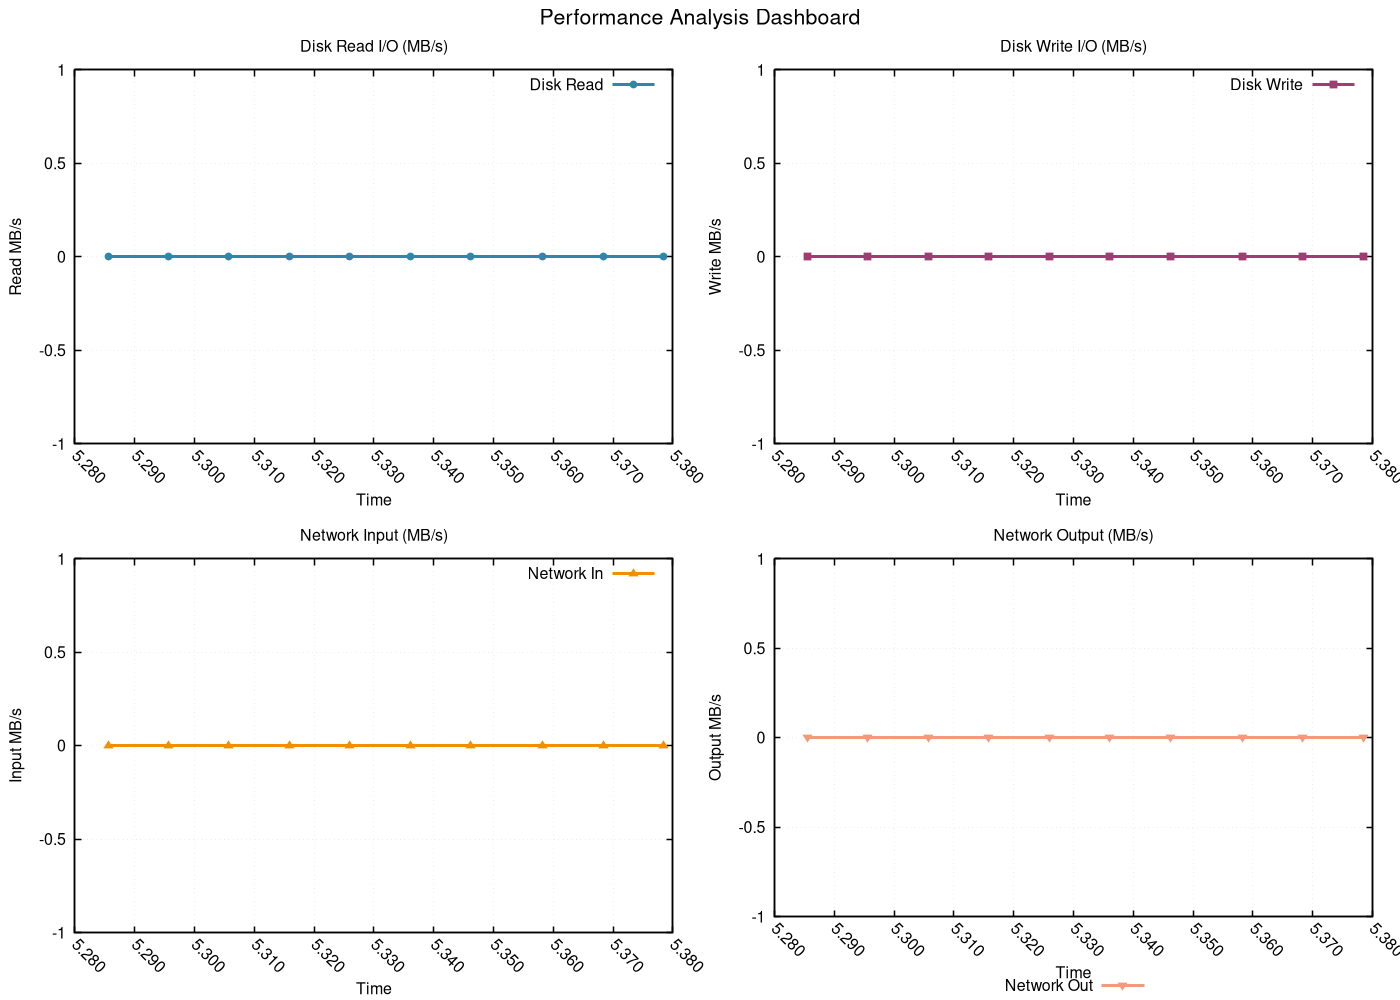

This chart was generated by the following gnuplot code:
# GNUplot script for performance metrics
set terminal pngcairo enhanced font 'Helvetica,12' size 1400,1000
set output 'png/binary_search_20260131_225833_resources.png'

set multiplot layout 2,2 title 'Performance Analysis Dashboard' font 'Helvetica,16'
set style line 1 lc rgb '#2E86AB' lt 1 lw 3 pt 7 ps 0.8
set style line 2 lc rgb '#A23B72' lt 1 lw 3 pt 5 ps 0.8
set style line 3 lc rgb '#F18F01' lt 1 lw 3 pt 9 ps 0.8
set style line 4 lc rgb '#F19C79' lt 1 lw 3 pt 11 ps 0.8
set style line 5 lc rgb '#0ABB9F' lt 1 lw 3 pt 13 ps 0.8

set format x "%.3f"
set xtics rotate by -45
set autoscale x

set title 'Disk Read I/O (MB/s)'
set xlabel 'Time'
set ylabel 'Read MB/s'
set grid linestyle 1 lc rgb '#D3D3D3' lt 0 lw 1
set border linewidth 1.5
plot 'png/binary_search_20260131_225833_resources.dat' using 1:4 with linespoints ls 1 title 'Disk Read'
set title 'Disk Write I/O (MB/s)'
set xlabel 'Time'
set ylabel 'Write MB/s'
set grid linestyle 1 lc rgb '#D3D3D3' lt 0 lw 1
set border linewidth 1.5
plot 'png/binary_search_20260131_225833_resources.dat' using 1:5 with linespoints ls 2 title 'Disk Write'
set title 'Network Input (MB/s)'
set xlabel 'Time'
set ylabel 'Input MB/s'
set grid linestyle 1 lc rgb '#D3D3D3' lt 0 lw 1
set border linewidth 1.5
plot 'png/binary_search_20260131_225833_resources.dat' using 1:6 with linespoints ls 3 title 'Network In'
set title 'Network Output (MB/s)'
set xlabel 'Time'
set ylabel 'Output MB/s'
set grid linestyle 1 lc rgb '#D3D3D3' lt 0 lw 1
set border linewidth 1.5
set key outside center bottom horizontal
plot 'png/binary_search_20260131_225833_resources.dat' using 1:7 with linespoints ls 4 title 'Network Out'
unset multiplot
